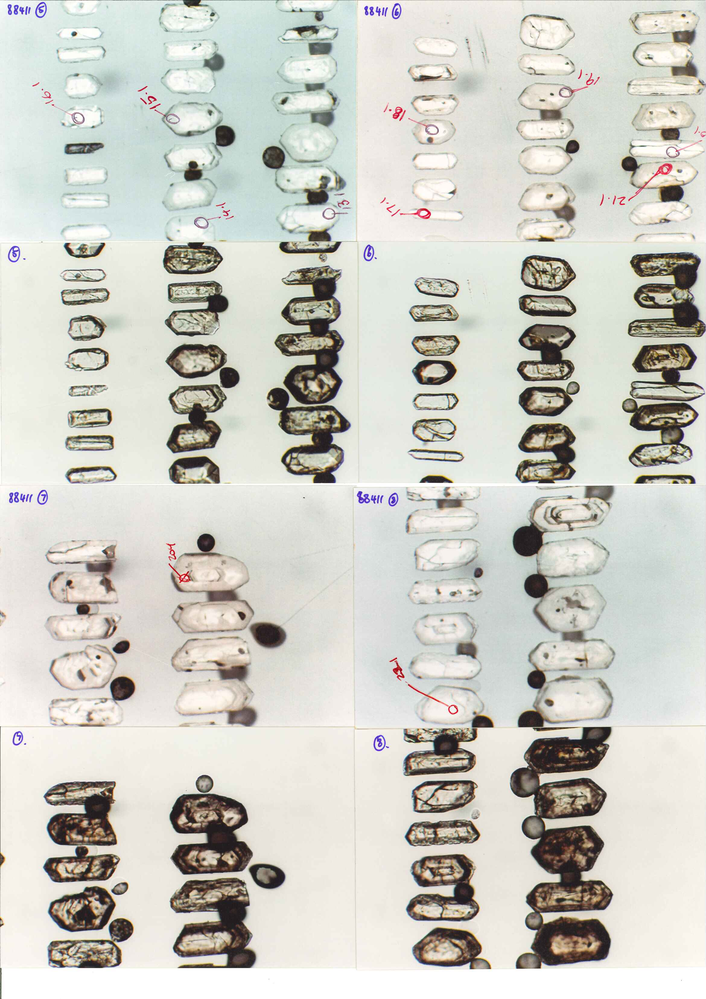
#> input picture test/files/189937_spots_p1.png, 706 x 999 px, shrunk from 1685 x 2382 before the run; its folder holds only this picture in this run
$ python -i images.py   (imports and definitions only)   (older library calls are emulated)
#> lines starting #> are read from the running program, lines starting #| are printed output that depends on the picture; after the words box and inside, x2 and y2 are one past the last pixel; in counts of white or black regions, pixels touching at a corner belong together
#> further down, picture is the input picture: shape (999, 706, 3); mean B, G, R 197.3, 205.1, 205.6
def smooth(img):
    bilateralFilter = cv2.bilateralFilter(img, 75, 15, 75)
    return bilateralFilter


def toGrey(img):
    grey = cv2.cvtColor(img, cv2.COLOR_BGR2GRAY)
    return grey


def t(img, threshold=80):
    thresh = cv2.threshold(img, threshold, 255, cv2.THRESH_BINARY)
    return thresh[1]


# [4 lines left out: function at, not called in this run]


def otsu(img):
    binaryThreshold = cv2.threshold(img, 0, 255, cv2.THRESH_BINARY + cv2.THRESH_OTSU)
    return binaryThreshold[1]


# [17 lines left out: functions testExists, getFilesOnly, not called in this run]


def processRL(img):
    from skimage.segmentation import clear_border
    from skimage.measure import label
    from skimage.morphology import remove_small_objects, binary_erosion, binary_dilation
    from skimage.morphology import \
        disk  # https://scikit-image.org/docs/stable/auto_examples/numpy_operations/plot_structuring_elements.html#sphx-glr-auto-examples-numpy-operations-plot-structuring-elements-py

    lab = cv2.cvtColor(img, cv2.COLOR_BGR2LAB)
#> lab: shape (999, 706, 3); mean of channels 0, 1, 2 208.4, 127, 132.1
    smoothImg = smooth(lab)
#> in smooth, `bilateralFilter = cv2.bilateralFilter(img, 75, 15, 75)`: bilateralFilter: shape (999, 706, 3); mean of channels 0, 1, 2 208.9, 127, 132

    clahe = cv2.createCLAHE(clipLimit=4.0, tileGridSize=(30, 30))
    claheImg = clahe.apply(smoothImg[:, :, 0])
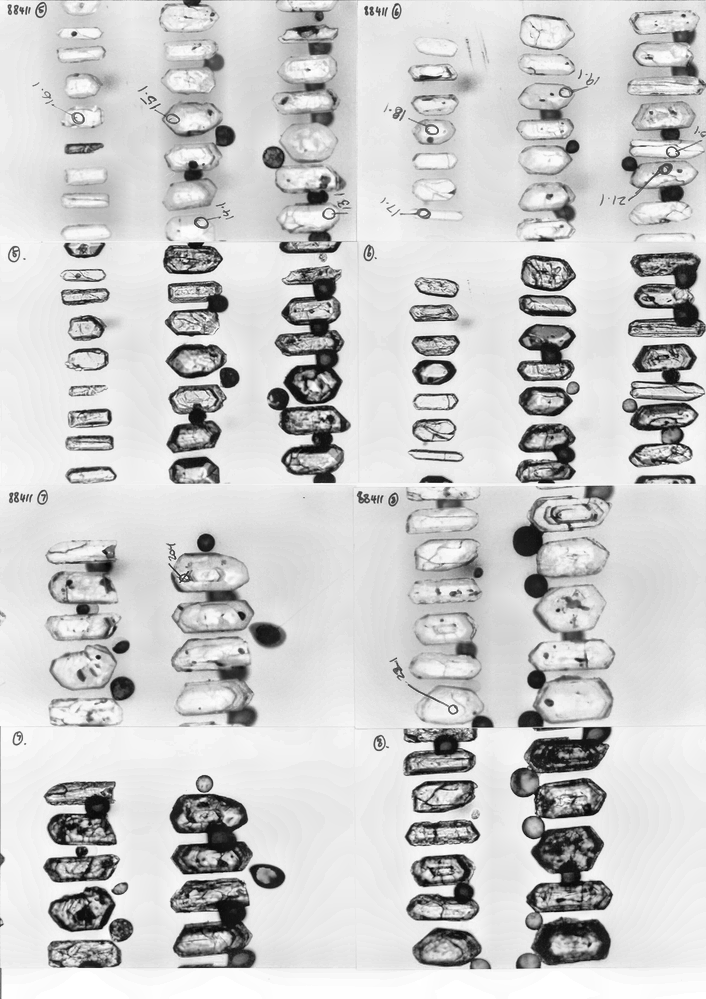
#> claheImg: shape (999, 706); min 3, max 255, mean 202.8

    otsuImg = otsu(claheImg)
#> in otsu, `return binaryThreshold[1]`:
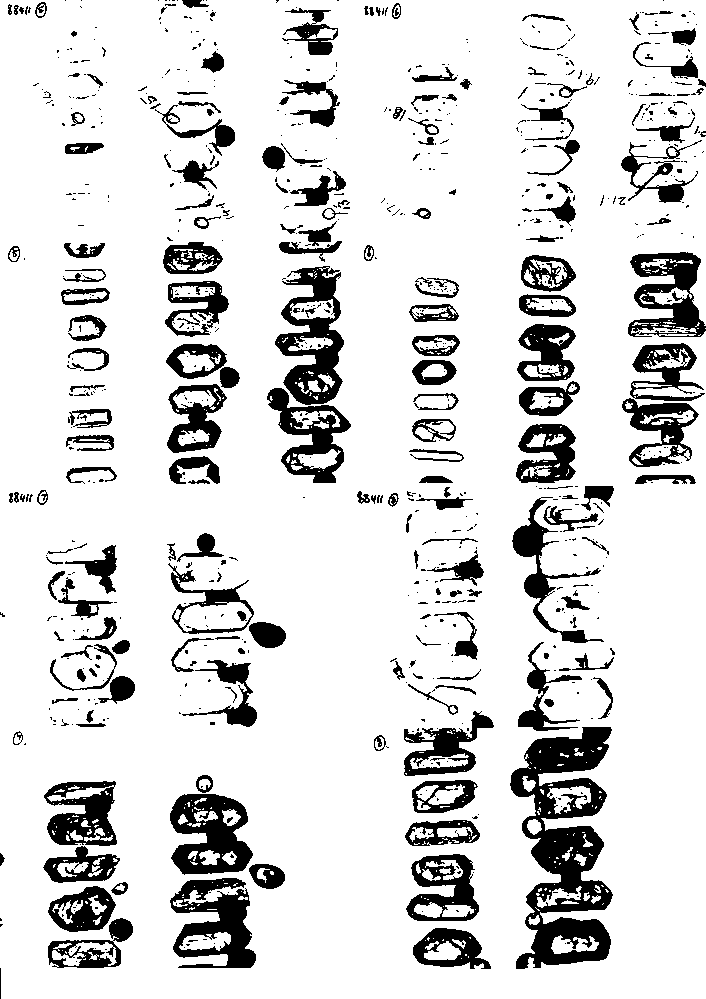
#> returned value: shape (999, 706); 85.2% white; 829 black regions (611 under 20 px), largest, box (x1, y1, x2, y2) and area: (510, 727, 613, 969) 12464, (275, 266, 344, 405) 4598, (170, 878, 256, 968) 4213
    otsuInv = cv2.bitwise_not(otsuImg)

    dilate = binary_dilation(otsuInv, disk(1))
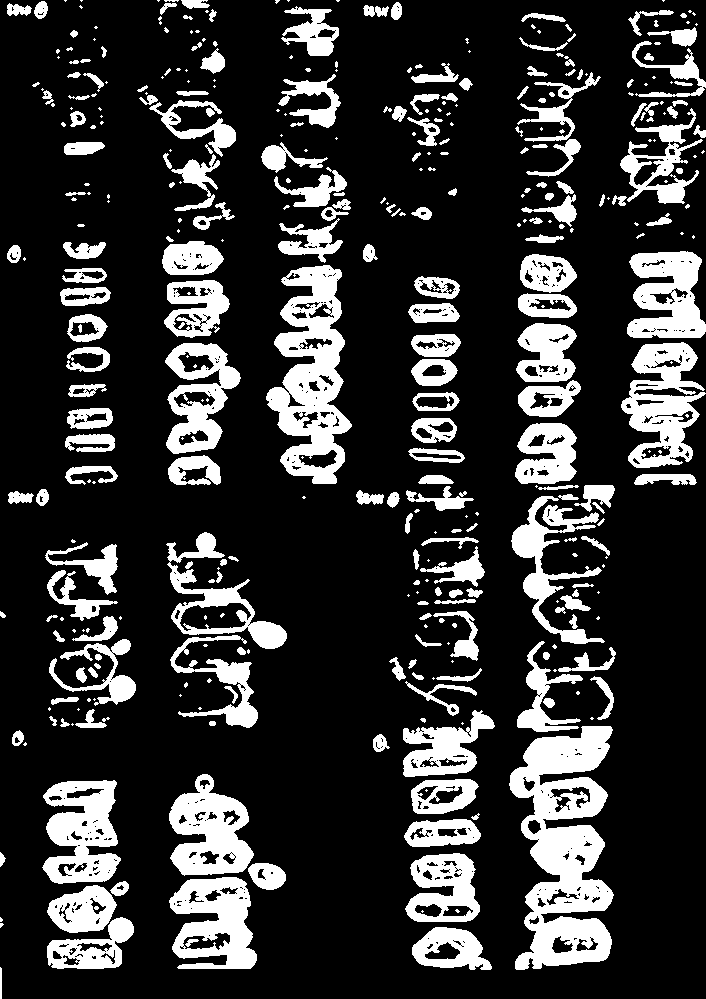
#> dilate: shape (999, 706) bool; 20.5% white; 406 white regions (172 under 20 px), largest, box (x1, y1, x2, y2) and area: (509, 726, 614, 970) 14794, (266, 265, 352, 484) 9842, (621, 342, 706, 468) 5671
#> (the run stopped early here; a loop or call above may not have finished)
